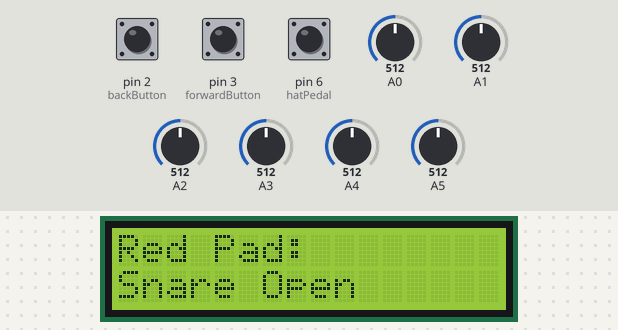
This sketch was run on a simulated Arduino Uno, built with avr-gcc and run on an emulated ATmega328P. On the bench: 16×2 character LCD. The test bench sets the inputs (shaded band); at power-on: pin 2 (backButton) HIGH, pin 3 (forwardButton) HIGH, pin 6 (hatPedal) HIGH, A0 = 512, A1 = 512, A2 = 512, A3 = 512, A4 = 512, A5 = 512. What the sketch prints to the serial monitor is not drawn.

Above: at 1.2 s.
1.3 s: pin 2 (backButton) pulled LOW for 0.15 s
At 1.6 s:
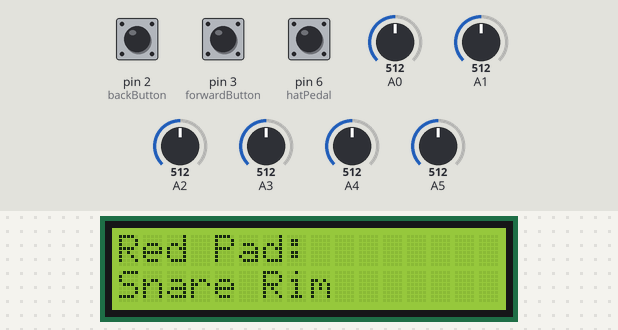
2.9 s: pin 2 (backButton) pulled LOW for 1 s
At 4.0 s:
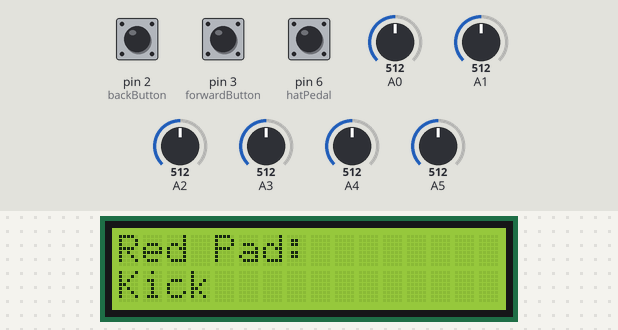
5.4 s: pin 2 (backButton) pulled LOW for 0.15 s
At 5.8 s:
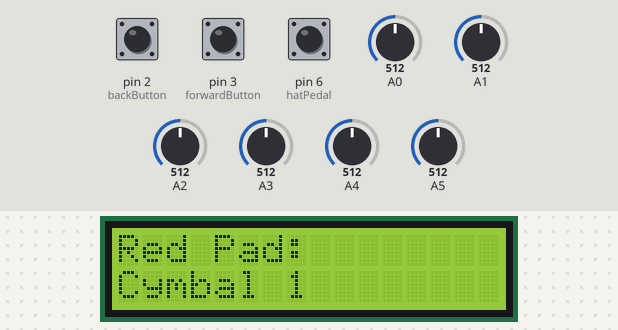
7.0 s: pin 2 (backButton) pulled LOW for 3.2 s
At 8.2 s:
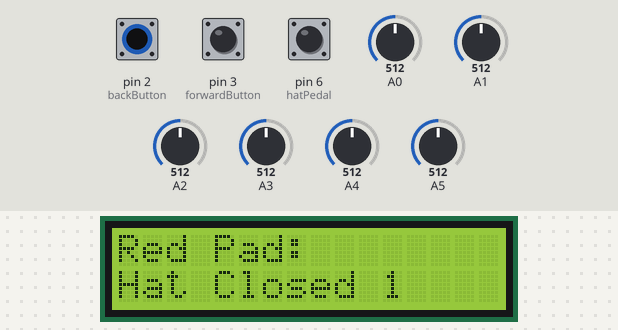
11.7 s: pin 2 (backButton) pulled LOW for 0.15 s
At 12.0 s:
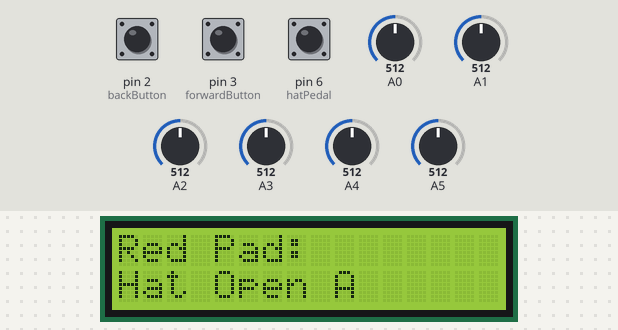
Timing chart, 0 to 14.7 s (numbered marks = the images above; inputs shaded):
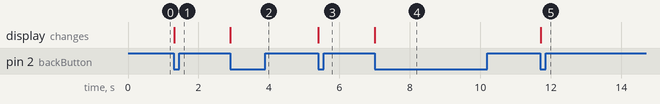

Measured:
- after the input at 1.3 s, the display: changes at once (image 1)
- after the input at 2.9 s, the display: changes at once (image 2)
- after the input at 5.4 s, the display: changes at once (image 3)
- after the input at 7.0 s, the display: changes at once (image 4)
- after the input at 11.7 s, the display: changes at once (image 5)

The sketch:

Six_Pads_Output_to_MIDI_with_Hat_Switch_and_Pad_Editing_LCD.ino
```cpp
#include <LiquidCrystal.h>

/* LCD Configuration */
LiquidCrystal lcd(7, 8, 9, 10, 11, 12);

/* Drum Pad Input Pins */
int PIN_COUNT = 6; // Defines number of pins in use

/* Tunable Values */
byte ANALOG_SAMPLES = 8;        // Defines how many consecutive reads to take from one strike
byte MAX_STRIKE_VOLTAGE = 150;  // Defines the maximum voltage limit to be read from one strike (higher voltages are clipped to this value)
byte MIN_VEL = 5;               // Defines the minimum output MIDI velocity
byte DELAY = 10;                // Defines how many ms to wait after detecting a strike before polling for another
byte NOTE_HOLD = 5;             // Defines how long the midi note will hold for
byte PEDAL_VELOCITY = 20;       // Defines velocity of pedal changes

/* MIDI Command Values */
int noteON = 144;               // 10010000 in binary, note on command
int noteOFF = 128;              // 10000000 in binary, note off command

/* MIDI Keymap Arrays (Addictive Drums Mappings */
//int midiNote[] = {36, 37, 38, 39, 40, 41, 42, 43, 44, 45, 46, 47};
//String midiName[] ={"Kick", "Snare Rim", "Snare Open", "Snare Rim (dbl)", "Snare Open (dbl)", "Snare Shallow Rim", "Snare Sidestick", "Snare Shallow Hit", "Snare RimClick", "Ride Tip (dbl)", "Xtra"};
int midiNote[] = {36, 37, 38, 54, 49, 77};
String midiName[] = {"Kick", "Snare Rim", "Snare Open", "Hat Open A", "Hat Closed 1", "Cymbal 1"};

/* Initial Drum Pad to MIDI note mappings (uses array position in MIDI Keymap Arrays */
byte kickPos = 0;
byte redPos = 2;
byte bluePos = 1;
byte greenPos = 6;
byte yellowPos = 9;
byte orangePos = 8;

/* MIDI Note Values */
int PEDAL_OFF = 59;
int PEDAL_ON = 48;
int KICK = 36;
int SNARE = 38;
int HAT_OPEN = 54;
int HAT_CLOSED = 49;
int CRASH_1 = 77;
int SNARE_RIM = 37;
int SNARE_SIDESTICK = 42;

/* Pedal Pins */
int hatPedal = 6;               // Defines which pin hat pedal is connected to
int kickPedal = 5;              // Defines which pin kick pedal is connected to

int pedalState = HIGH;          // Defines initial pedal state

/* Button Pins */
int backButton = 2;
int forwardButton = 3;
int editButton = 4;
int enterButton = 5;

int lastBackState = HIGH;
int lastForwardState = HIGH;
int lastEditState = HIGH;
int lastEnterState = HIGH;

void setup(){
  lcd.begin(16, 2);
  lcd.setCursor(0, 0);
  lcd.write("Red Pad:");
  lcd.setCursor(0, 1);
  lcd.print(midiName[redPos]);
  Serial.begin(31250);
  pinMode(hatPedal, INPUT);
  pinMode(backButton, INPUT);
  pinMode(forwardButton, INPUT);
}

void loop(){

  // Iterate through analog pads reading voltages and sending MIDI output
  for(int i = 0; i < PIN_COUNT; i++){

    // Check if pedal state has changed
    if(digitalRead(hatPedal) != pedalState){
      if(pedalState == HIGH) MIDIoutput(PEDAL_ON, PEDAL_VELOCITY);
      else MIDIoutput(PEDAL_OFF, PEDAL_VELOCITY);
      pedalState = !pedalState;
    }

    // Check if button has been pressed
    int backState = digitalRead(backButton);
    if(backState != lastBackState){
      if(backState == LOW){
        if(redPos > 0) redPos--;
        else redPos = 5;
        lcd.setCursor(0, 1);
        lcd.write("                ");
        lcd.setCursor(0, 1);
        lcd.print(midiName[redPos]);
      }
      lastBackState = backState;
    }

    int forwardState = digitalRead(forwardButton);
    if(forwardState != lastForwardState){
      if(forwardState == LOW){
        if(redPos < 5) redPos++;
        else redPos = 0;
        lcd.setCursor(0, 1);
        lcd.write("                ");
        lcd.setCursor(0, 1);
        lcd.print(midiName[redPos]);
      }
      lastForwardState = forwardState;
    }


    if(analogRead(i) > 2){

      byte maxVal = 0;

      for(int read = 0; read < ANALOG_SAMPLES; read++){
        byte val = analogRead(i);
        if(val > maxVal) maxVal = val;
      }

      // Calculate note velocity
      if(maxVal > MAX_STRIKE_VOLTAGE) maxVal = MAX_STRIKE_VOLTAGE;
      byte velocity = (float) maxVal / MAX_STRIKE_VOLTAGE * 127;
      if(velocity < MIN_VEL) velocity = MIN_VEL;  // Limit minimum velocity value to MIN_VEL (defined in class)*/


      // Output MIDI
      int ccNote = 0;
      if(i == 0) ccNote = KICK;
      //if(i == 1) ccNote = SNARE;
      if(i == 1) ccNote = midiNote[redPos];
      if(i == 2) ccNote = getHat();
      if(i == 3) ccNote = CRASH_1;
      if(i == 4) ccNote = SNARE_RIM;
      if(i == 5) ccNote = SNARE_SIDESTICK;
      MIDIoutput(ccNote, velocity);
    }
  }
  delay(DELAY);
}

/* Write a single on/off signal to MIDI output with velocity */
void MIDIoutput(int MIDInote, int MIDIvelocity){
  Serial.write(noteON);
  Serial.write(MIDInote);
  Serial.write(MIDIvelocity);
  delay(NOTE_HOLD);
  Serial.write(noteOFF);
  Serial.write(MIDInote);
  Serial.write(MIDIvelocity);
}

/* Check if Hat should be open or closed and return the appropriate MIDI note */
int getHat(){
  if(pedalState == LOW) return HAT_CLOSED;
  else return HAT_OPEN;
}
```
